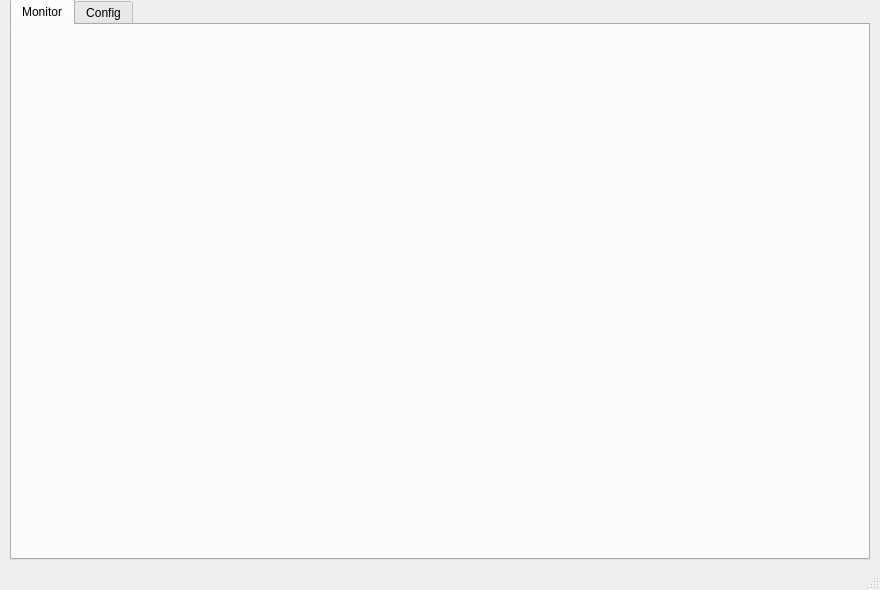
<?xml version="1.0" encoding="UTF-8"?>
<ui version="4.0">
 <class>MainWindow</class>
 <widget class="QMainWindow" name="MainWindow">
  <property name="geometry">
   <rect>
    <x>0</x>
    <y>0</y>
    <width>880</width>
    <height>590</height>
   </rect>
  </property>
  <property name="windowTitle">
   <string>MPW3 GUI</string>
  </property>
  <widget class="QWidget" name="centralwidget">
   <widget class="QTabWidget" name="tabWidget">
    <property name="geometry">
     <rect>
      <x>10</x>
      <y>-1</y>
      <width>860</width>
      <height>561</height>
     </rect>
    </property>
    <property name="currentIndex">
     <number>0</number>
    </property>
    <property name="elideMode">
     <enum>Qt::ElideNone</enum>
    </property>
    <widget class="QWidget" name="tabMonitor">
     <property name="enabled">
      <bool>false</bool>
     </property>
     <attribute name="title">
      <string>Monitor</string>
     </attribute>
    </widget>
    <widget class="QWidget" name="tabConfig">
     <property name="enabled">
      <bool>false</bool>
     </property>
     <attribute name="title">
      <string>Config</string>
     </attribute>
    </widget>
   </widget>
  </widget>
  <widget class="QMenuBar" name="menubar">
   <property name="enabled">
    <bool>true</bool>
   </property>
   <property name="geometry">
    <rect>
     <x>0</x>
     <y>0</y>
     <width>880</width>
     <height>22</height>
    </rect>
   </property>
  </widget>
  <widget class="QStatusBar" name="statusbar">
   <property name="enabled">
    <bool>true</bool>
   </property>
  </widget>
 </widget>
 <resources/>
 <connections/>
</ui>
